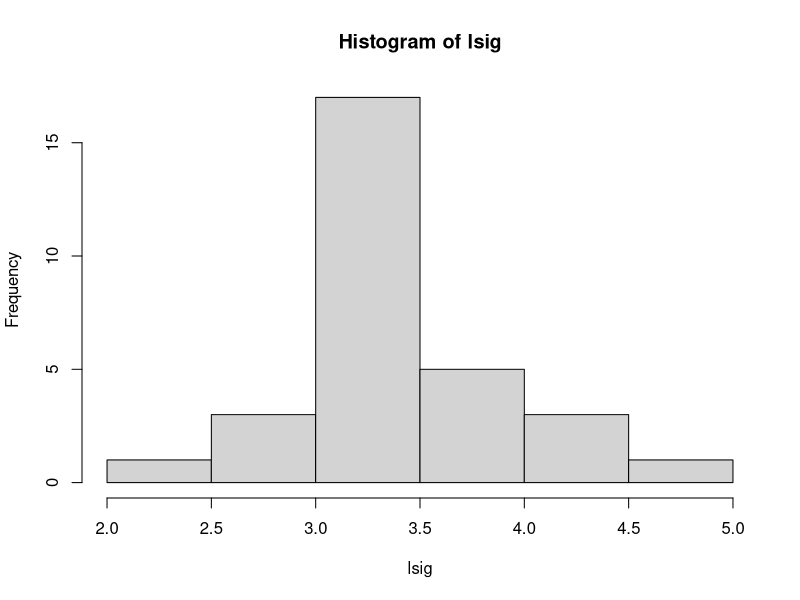
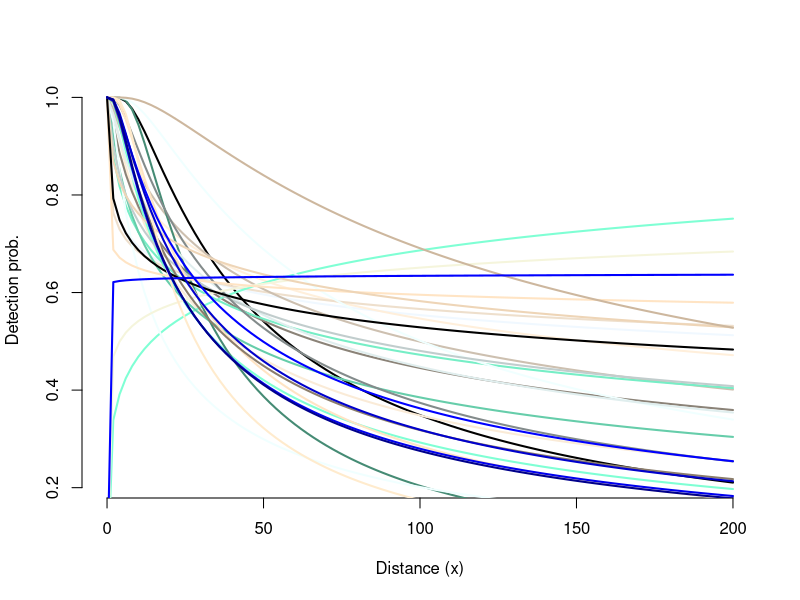
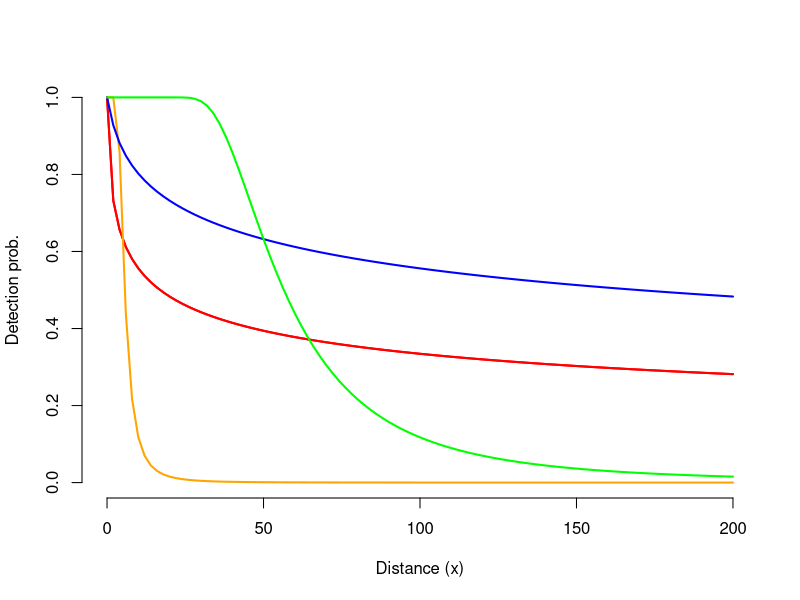

These figures' R source, in order: (Note: this script raises an error after producing the figures.)

rm(list=ls())

n <- 30 # Population of 30 species


#
lsig <- rnorm(n,3.4,0.5) # Here I simulate a different value of sigma for each species
                        #So, sigma Comes from the same distribution but there is one 
                      # different value for each species
hist(lsig)
sig <- exp(lsig) # You make the exponential because sigma cant be negative
                  # Then sig is the value you introduce in the det.function
beta <- rnorm(n,0.5,0.25)

x <- runif(40, 0, 100) # Simulation of distances at which we detect individuals

#♣g <- function(x, sig) exp(-x^2/(2*sig^2)) # Define detection function HN (p = g(x,sig))
g <- function(x, sig, b) 1 - exp(-(x/sig)^-b) # HR

p <- g(x, sig=sig[1], beta[1]) # Prob of one species (only to see an example)

# The detection functions would be different because sigma is different for each species
curve(g(x, sig=sig[1], b = beta[1]), 0, 200, xlab="Distance (x)", ylab="Detection prob.", lwd = 2, frame = F)

c <- colors()
for (i in 2:n){ # For each species
  curve(g(x, sig=sig[i], b = beta[i]), 0, 200, add=TRUE, lwd = 2, col = c[i])
}

# Try different things to see how the curve changes with sigma and beta

sigma <- c(5,5,50,50)
beta <- c(0.3, 3, 0.3, 3)
c <- c("red", "orange", "blue", "green")

curve(g(x, sig=sigma[1], b = beta[1]), 0, 200, xlab="Distance (x)", ylab="Detection prob.", lwd = 2, frame = F, col = c[1], ylim = c(0,1))

for (i in 1:n){ # For each species
  curve(g(x, sig=sigma[i], b = beta[i]), 0, 200, add=TRUE, lwd = 2, col = c[i])
}




# With sthis we see, that the values of sigma come from the same distribution (lsig),
# but can still vary between species

# OTHER WAY TO DO IT (NOT RUN)
# Calculate detection probabilities from detection function
g <- function(x, sig) exp(-x^2/(2*sig^2)) # Define detection function (p = g(x,sig))
p <- g(x, sig=sig)

m <- as.data.frame(matrix(NA, nrow = n, ncol = length(x)))

plot(x,m[2,], pch = 20)#, type = "l")
for (i in 1:n){ # For each individual
  p <- g(x, sig=sig[i]) # Different detection prob
  m[i,] <- p
}

plot(x,m[2,], pch = 20) # Detection probability decreases differently for each species


